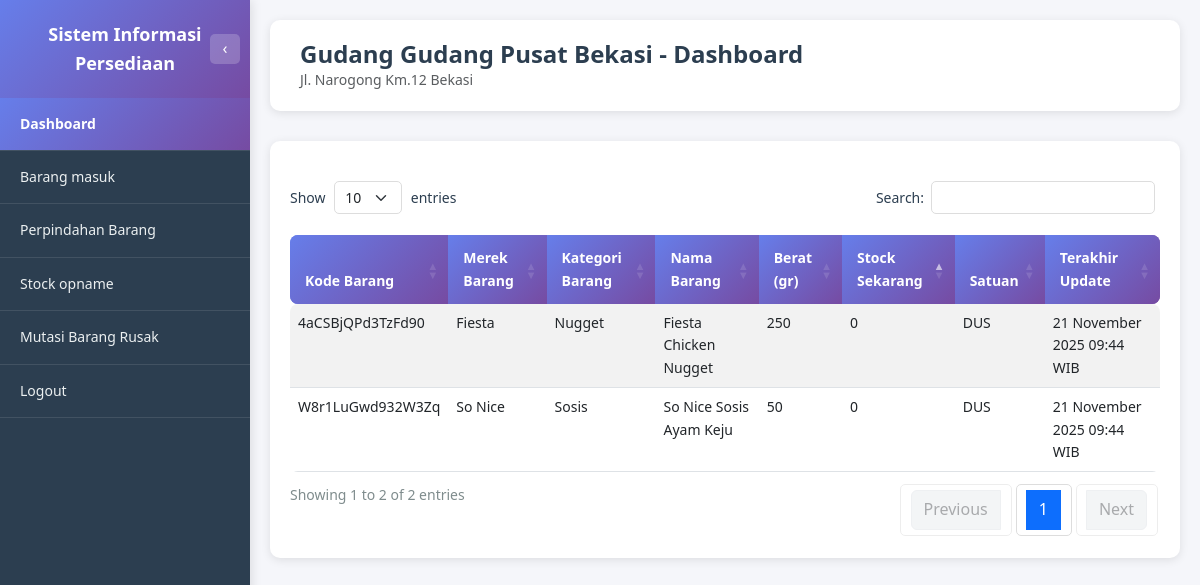
The app's page /gudang/dashboard.php (signed in) with its own data.
### tables this page shows
CREATE TABLE USERS (
   ID_USERS               VARCHAR(8) NOT NULL,
   KD_LOKASI              VARCHAR(8),
   KD_SUPPLIER            VARCHAR(8),
   NAMA                   VARCHAR(256),
   USERNAME               VARCHAR(256),
   PASSWORD               VARCHAR(256),
   STATUS                 ENUM('AKTIF', 'TIDAK AKTIF'),
   PRIMARY KEY (ID_USERS)
);

CREATE TABLE MASTER_LOKASI (
   KD_LOKASI            VARCHAR(8) NOT NULL,
   NAMA_LOKASI          VARCHAR(256),
   TYPE_LOKASI          ENUM('gudang', 'toko'),
   ALAMAT_LOKASI        VARCHAR(256),
   MAX_STOCK_TOTAL      INT,
   SATUAN               ENUM('PIECES', 'DUS'),
   STATUS               ENUM('AKTIF', 'TIDAK AKTIF'),
   PRIMARY KEY (KD_LOKASI)
);

CREATE TABLE STOCK (
   KD_BARANG              VARCHAR(16) NOT NULL,
   KD_LOKASI              VARCHAR(8) NOT NULL,
   UPDATED_BY             VARCHAR(8),
   JUMLAH_BARANG          INT DEFAULT 0,
   LAST_UPDATED           TIMESTAMP DEFAULT CURRENT_TIMESTAMP ON UPDATE CURRENT_TIMESTAMP,
   JUMLAH_MIN_STOCK       INT,
   JUMLAH_MAX_STOCK       INT,
   SATUAN                 ENUM('PIECES', 'DUS'),
   PRIMARY KEY (KD_BARANG, KD_LOKASI)
);

CREATE TABLE MASTER_BARANG (
   KD_BARANG                    VARCHAR(16) NOT NULL,
   KD_KATEGORI_BARANG           VARCHAR(8),
   KD_SUPPLIER                  VARCHAR(8),
   KD_MEREK_BARANG              VARCHAR(8),
   NAMA_BARANG                  VARCHAR(256),
   BERAT                        INT,
   AVG_HARGA_BELI               DECIMAL(20,2),
   HARGA_JUAL_BARANG            DECIMAL(20,2),
   SATUAN_PERDUS                INT,
   LAST_UPDATED                 TIMESTAMP DEFAULT CURRENT_TIMESTAMP ON UPDATE CURRENT_TIMESTAMP,
   STATUS                       ENUM('AKTIF', 'TIDAK AKTIF'),
   PRIMARY KEY (KD_BARANG)
);

### gudang/dashboard.php (the view, shortened to what this page needs)
<?php
require_once '../dbconnect.php';
$user_id = $_SESSION['user_id'];
$query_user = "SELECT u.ID_USERS, u.KD_LOKASI, ml.NAMA_LOKASI
               FROM USERS u
               LEFT JOIN MASTER_LOKASI ml ON u.KD_LOKASI = ml.KD_LOKASI
               WHERE u.ID_USERS = ?";
$stmt_user = $conn->prepare($query_user);
$stmt_user->bind_param("s", $user_id);
$stmt_user->execute();
$result_user = $stmt_user->get_result();
$user_data = $result_user->fetch_assoc();
$kd_lokasi = $user_data['KD_LOKASI'];
$nama_lokasi = $user_data['NAMA_LOKASI'] ?? 'Gudang';
$query_alamat = "SELECT ALAMAT_LOKASI FROM MASTER_LOKASI WHERE KD_LOKASI = ?";
$stmt_alamat = $conn->prepare($query_alamat);
$stmt_alamat->bind_param("s", $kd_lokasi);
$stmt_alamat->execute();
$result_alamat = $stmt_alamat->get_result();
$alamat_lokasi = $result_alamat->num_rows > 0 ? $result_alamat->fetch_assoc()['ALAMAT_LOKASI'] : '';
$query_stock = "SELECT
                    s.KD_BARANG,
                    mb.NAMA_BARANG,
                    mb.BERAT,
                    COALESCE(mm.NAMA_MEREK, '-') as NAMA_MEREK,
                    COALESCE(mk.NAMA_KATEGORI, '-') as NAMA_KATEGORI,
                    s.JUMLAH_BARANG as STOCK_SEKARANG,
                    s.SATUAN,
                    s.LAST_UPDATED
                FROM STOCK s
                INNER JOIN MASTER_BARANG mb ON s.KD_BARANG = mb.KD_BARANG
                LEFT JOIN MASTER_MEREK mm ON mb.KD_MEREK_BARANG = mm.KD_MEREK_BARANG
                LEFT JOIN MASTER_KATEGORI_BARANG mk ON mb.KD_KATEGORI_BARANG = mk.KD_KATEGORI_BARANG
                WHERE s.KD_LOKASI = ?
                ORDER BY s.JUMLAH_BARANG ASC";
$stmt_stock = $conn->prepare($query_stock);
$stmt_stock->bind_param("s", $kd_lokasi);
$stmt_stock->execute();
$result_stock = $stmt_stock->get_result();
function formatTanggalWaktu($tanggal) {
    $bulan = [
        1 => 'Januari', 2 => 'Februari', 3 => 'Maret', 4 => 'April',
        5 => 'Mei', 6 => 'Juni', 7 => 'Juli', 8 => 'Agustus',
        9 => 'September', 10 => 'Oktober', 11 => 'November', 12 => 'Desember'
    ];
    $date = new DateTime($tanggal);
    $tanggal_formatted = $date->format('d') . ' ' . $bulan[(int)$date->format('m')] . ' ' . $date->format('Y');
    $waktu_formatted = $date->format('H:i') . ' WIB';
    return $tanggal_formatted . ' ' . $waktu_formatted;
}
$active_page = 'dashboard';
?>
<!DOCTYPE html>
<html lang="id">
<head>
    <link href="https://cdn.jsdelivr.net/npm/bootstrap@5.3.0/dist/css/bootstrap.min.css" rel="stylesheet">
    <link href="https://cdn.datatables.net/1.13.7/css/dataTables.bootstrap5.min.css" rel="stylesheet">
    <link href="../assets/css/style.css" rel="stylesheet">
</head>
<body class="dashboard-body">
    <?php include 'includes/sidebar.php'; ?>
    <div class="main-content">
        <div class="page-header">
            <h1 class="page-title">Gudang <?php echo htmlspecialchars($nama_lokasi); ?> - Dashboard</h1>
            <?php if (!empty($alamat_lokasi)): ?>
                <p class="text-muted mb-0"><?php echo htmlspecialchars($alamat_lokasi); ?></p>
            <?php endif; ?>
        </div>
        <div class="table-section" style="width: 100%;">
            <div class="table-responsive" style="width: 100%;">
                <table id="tableStock" class="table table-custom table-striped table-hover" style="width: 100%;">
                    <thead>
                        <tr>
                            <th>Kode Barang</th>
                            <th>Merek Barang</th>
                            <th>Kategori Barang</th>
                            <th>Nama Barang</th>
                            <th>Berat (gr)</th>
                            <th>Stock Sekarang</th>
                            <th>Satuan</th>
                            <th>Terakhir Update</th>
                        </tr>
                    </thead>
                    <tbody>
                        <?php if ($result_stock->num_rows > 0): ?>
                            <?php while ($row = $result_stock->fetch_assoc()): ?>
                                <tr>
                                    <td><?php echo htmlspecialchars($row['KD_BARANG']); ?></td>
                                    <td><?php echo htmlspecialchars($row['NAMA_MEREK']); ?></td>
                                    <td><?php echo htmlspecialchars($row['NAMA_KATEGORI']); ?></td>
                                    <td><?php echo htmlspecialchars($row['NAMA_BARANG']); ?></td>
                                    <td><?php echo number_format($row['BERAT'], 0, ',', '.'); ?></td>
                                    <td><?php echo number_format($row['STOCK_SEKARANG'], 0, ',', '.'); ?></td>
                                    <td><?php echo htmlspecialchars($row['SATUAN']); ?></td>
                                    <td><?php echo formatTanggalWaktu($row['LAST_UPDATED']); ?></td>
                                </tr>
                            <?php endwhile; ?>
                        <?php endif; ?>
                    </tbody>
                </table>
            </div>
        </div>
    </div>
</body>
</html>

### gudang/includes/sidebar.php (shortened to what this page needs)
<div class="sidebar" id="sidebar">
    <div class="sidebar-header">
        <span id="sidebar-title">Sistem Informasi Persediaan</span>
        <button class="sidebar-toggle" id="sidebarToggle" title="Toggle Sidebar">
            <span id="toggleIcon">‹</span>
        </button>
    </div>
    <ul class="sidebar-menu">
        <li><a href="dashboard.php" class="<?php echo $active_page == 'dashboard' ? 'active' : ''; ?>" data-icon="📊"><span>Dashboard</span></a></li>
        <li><a href="barang_masuk.php" class="<?php echo $active_page == 'barang_masuk' ? 'active' : ''; ?>" data-icon="📥"><span>Barang masuk</span></a></li>
        <li><a href="perpindahan_barang.php" class="<?php echo $active_page == 'perpindahan_barang' ? 'active' : ''; ?>" data-icon="🔄"><span>Perpindahan Barang</span></a></li>
        <li><a href="stock_opname.php" class="<?php echo $active_page == 'stock_opname' ? 'active' : ''; ?>" data-icon="📋"><span>Stock opname</span></a></li>
        <li><a href="mutasi_barang_rusak.php" class="<?php echo $active_page == 'mutasi_barang_rusak' ? 'active' : ''; ?>" data-icon="⚠️"><span>Mutasi Barang Rusak</span></a></li>
        <li><a href="../logout.php" data-icon="🚪"><span>Logout</span></a></li>
    </ul>
</div>

### assets/css/style.css (style rules this page uses)
* { margin: 0; padding: 0; box-sizing: border-box; }
:root { --font-family-primary: 'Segoe UI', Tahoma, Geneva, Verdana, sans-serif; --font-size-base: 14px; --font-size-small: 12px; --font-size-large: 16px; --font-size-title: 24px; --font-size-heading: 18px; --font-weight-normal: 400; --font-weight-medium: 500; --font-weight-bold: 600; }
body { font-family: var(--font-family-primary); font-size: var(--font-size-base); line-height: 1.6; }
:root { --color-primary: #667eea; --color-primary-dark: #764ba2; --color-primary-gradient: linear-gradient(135deg, #667eea 0%, #764ba2 100%); --color-text-primary: #2c3e50; --color-text-secondary: #7f8c8d; --color-text-muted: #666; --color-text-light: #ecf0f1; --color-bg-primary: #f5f6fa; --color-bg-secondary: #ffffff; --color-bg-dark: #2c3e50; --color-bg-gradient: linear-gradient(135deg, #667eea 0%, #764ba2 100%); --color-border: #ddd; --color-border-light: #ecf0f1; --color-success: #27ae60; --color-warning: #f39c12; --color-danger: #e74c3c; --color-info: #3498db; --shadow-sm: 0 2px 10px rgba(0, 0, 0, 0.1); --shadow-md: 0 4px 15px rgba(0, 0, 0, 0.1); --shadow-lg: 0 10px 40px rgba(0, 0, 0, 0.2); }
body { background: var(--color-bg-gradient); min-height: 100vh; }
body.dashboard-body { background: var(--color-bg-primary); }
.sidebar { position: fixed; top: 0; left: 0; height: 100vh; width: 250px; background: var(--color-bg-dark); box-shadow: 2px 0 10px rgba(0, 0, 0, 0.1); z-index: 1000; overflow-y: auto; transition: width 0.3s ease, transform 0.3s ease; }
.sidebar-header { background: var(--color-primary-gradient); padding: 20px; color: white; text-align: center; font-weight: var(--font-weight-bold); font-size: var(--font-size-heading); position: relative; transition: all 0.3s ease; }
.sidebar-toggle { position: absolute; right: 10px; top: 50%; transform: translateY(-50%); background: rgba(255, 255, 255, 0.2); border: none; color: white; width: 30px; height: 30px; border-radius: 5px; cursor: pointer; display: flex; align-items: center; justify-content: center; transition: all 0.3s ease; font-size: var(--font-size-large); }
.sidebar-menu { list-style: none; padding: 0; margin: 0; }
.sidebar-menu li { border-bottom: 1px solid rgba(255, 255, 255, 0.1); }
.sidebar-menu a { display: block; padding: 15px 20px; color: var(--color-text-light); text-decoration: none; transition: all 0.3s ease; font-size: var(--font-size-base); }
.sidebar-menu a.active { background: var(--color-primary-gradient); color: white; font-weight: var(--font-weight-bold); }
.main-content { margin-left: 250px; min-height: 100vh; background: var(--color-bg-primary); padding: 20px; transition: margin-left 0.3s ease; }
.page-header { background: var(--color-bg-secondary); padding: 20px 30px; border-radius: 10px; margin-bottom: 30px; box-shadow: var(--shadow-sm); }
.page-title { font-size: var(--font-size-title); font-weight: var(--font-weight-bold); color: var(--color-text-primary); margin: 0; }
.table-custom { border-radius: 8px; overflow: hidden; }
.table-custom thead { background: var(--color-primary-gradient); color: white; }
.table-custom thead th { border: none; padding: 12px 15px; font-weight: var(--font-weight-bold); }
.table-custom tbody tr { transition: background-color 0.2s; }
.table-section { background: var(--color-bg-secondary); padding: 20px; border-radius: 10px; margin-bottom: 30px; box-shadow: var(--shadow-sm); }
.dataTables_wrapper .table-custom { margin-top: 0; }
.dataTables_wrapper .table-custom thead th { background: var(--color-primary-gradient); color: white; border: none; padding: 12px 15px; font-weight: var(--font-weight-bold); }

### records on screen
users: KD_LOKASI.NAMA_LOKASI "Gudang Pusat Bekasi"
master_lokasi: ALAMAT_LOKASI "Jl. Narogong Km.12 Bekasi"
stock: KD_BARANG "4aCSBjQPd3TzFd90", NAMA_MEREK "Fiesta", NAMA_KATEGORI "Nugget", KD_BARANG.NAMA_BARANG "Fiesta Chicken Nugget", KD_BARANG.BERAT "250", JUMLAH_BARANG "0", SATUAN "DUS", LAST_UPDATED "21 November 2025 09:44 WIB"
stock: KD_BARANG "W8r1LuGwd932W3Zq", NAMA_MEREK "So Nice", NAMA_KATEGORI "Sosis", KD_BARANG.NAMA_BARANG "So Nice Sosis Ayam Keju", KD_BARANG.BERAT "50", JUMLAH_BARANG "0", SATUAN "DUS", LAST_UPDATED "21 November 2025 09:44 WIB"
